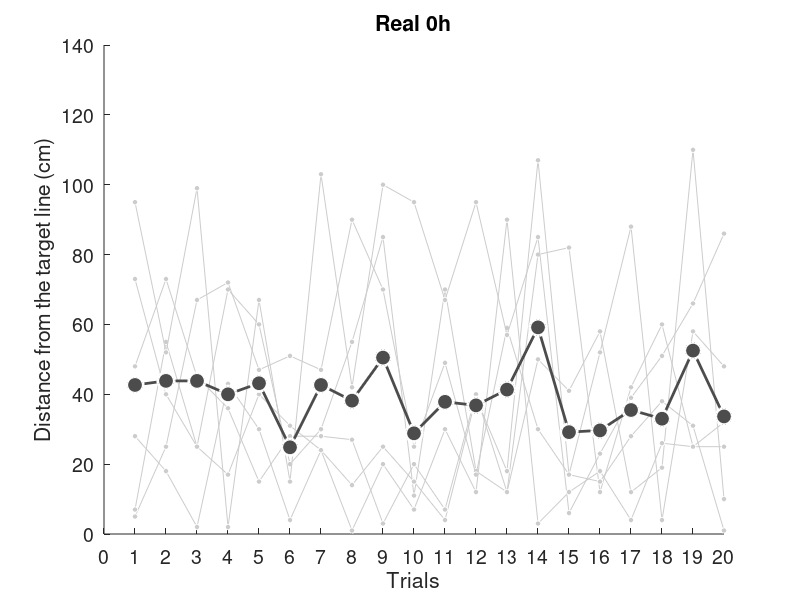
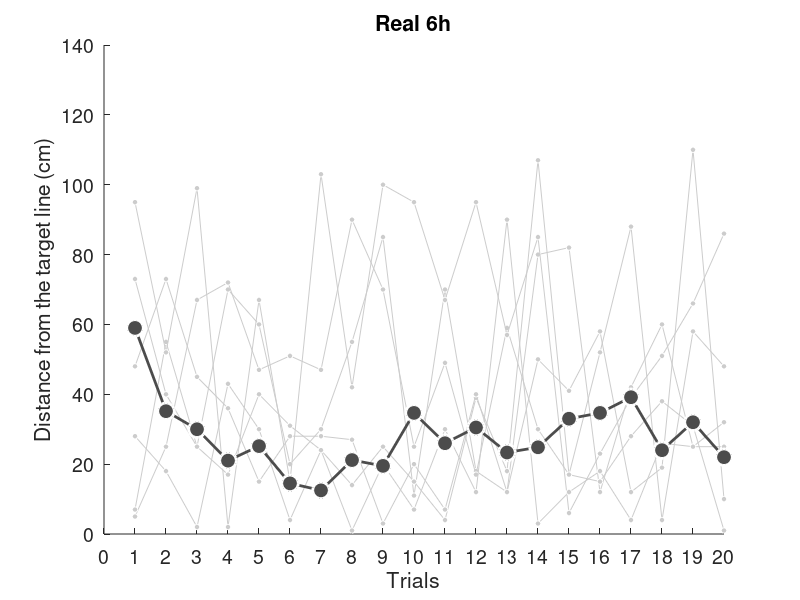
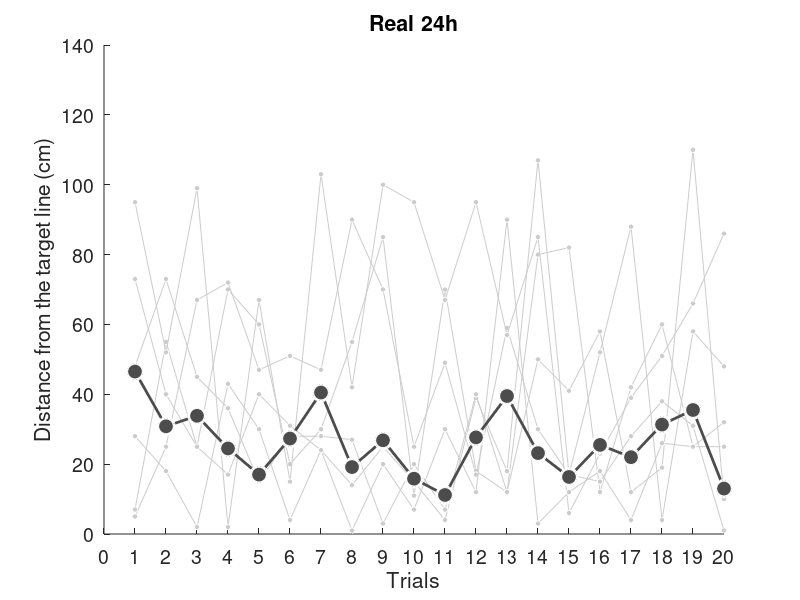

The MATLAB source for these figures, in order:
load('scores.mat')

REAL_0h_abs = abs(REAL_0h_diff);
REAL_6h_abs = abs(REAL_6h_diff);
REAL_24h_abs = abs(REAL_24h_diff);
REAL_0h_abs_each = mean(REAL_0h_abs, 2);
REAL_6h_abs_each = mean(REAL_6h_abs, 2);
REAL_24h_abs_each = mean(REAL_24h_abs, 2);

x = 1:20;

REAL_abs_each = [REAL_0h_abs_each, REAL_6h_abs_each, REAL_24h_abs_each];

for hour = 1:3
    time = '0h';
    REAL_abs = REAL_0h_abs;
    if hour == 2
        REAL_abs = REAL_6h_abs;
        time = '6h';
    elseif hour == 3
        REAL_abs = REAL_24h_abs;
        time = '24h';
    end

    figure('Position', [100 100 700 400]);
    title(['Real', ' ', time])
    for i = 1:REAL_number
        hold on
        y = REAL_0h_abs(:,i);
        plot(x, y', '-o', ...
        'MarkerSize', 4, ...
        'MarkerFaceColor', light_gray, ...
        'MarkerEdgeColor', white, ...
        'Color', light_gray)
    end

    hold on

    plot(x, REAL_abs_each(:,hour)', '-o', ...
        'LineWidth', 2, ...
        'MarkerSize', 12, ...
        'MarkerFaceColor', dark_gray, ...
        'MarkerEdgeColor', white, ...
        'Color', dark_gray)

    hold off

    xlabel('Trials')
    ylabel('Distance from the target line (cm)')
    ylim([0, 140])
    xticks(0:1:trial_number)
    h = gca;
    set(h, 'FontSize', 14)

    filePath = strcat('./data/figures/REAL_', time, '_test');
    saveas(gcf, filePath,'epsc')
end
